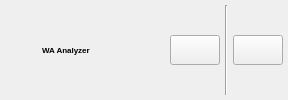
     <widget class="QWidget" name="widgetStatusBar" native="true">
      <layout class="QHBoxLayout" name="horizontalLayout">
       <property name="spacing">
        <number>5</number>
       </property>
       <property name="margin">
        <number>5</number>
       </property>
       <item>
        <widget class="QLabel" name="labelStatusBarLogo">
         <property name="minimumSize">
          <size>
           <width>30</width>
           <height>30</height>
          </size>
         </property>
         <property name="maximumSize">
          <size>
           <width>30</width>
           <height>30</height>
          </size>
         </property>
         <property name="text">
          <string notr="true"/>
         </property>
         <property name="pixmap">
          <pixmap resource="images.qrc">:/images/wa</pixmap>
         </property>
         <property name="scaledContents">
          <bool>true</bool>
         </property>
        </widget>
       </item>
       <item>
        <widget class="QLabel" name="label">
         <property name="font">
          <font>
           <pointsize>6</pointsize>
           <weight>75</weight>
           <bold>true</bold>
          </font>
         </property>
         <property name="locale">
          <locale language="English" country="UnitedStates"/>
         </property>
         <property name="text">
          <string notr="true">WA Analyzer</string>
         </property>
         <property name="indent">
          <number>2</number>
         </property>
        </widget>
       </item>
       <item>
        <spacer name="horizontalSpacer">
         <property name="orientation">
          <enum>Qt::Horizontal</enum>
         </property>
         <property name="sizeHint" stdset="0">
          <size>
           <width>40</width>
           <height>20</height>
          </size>
         </property>
        </spacer>
       </item>
       <item>
        <widget class="QLabel" name="labelStatusBarLoadingStatus">
         <property name="minimumSize">
          <size>
           <width>30</width>
           <height>30</height>
          </size>
         </property>
         <property name="maximumSize">
          <size>
           <width>30</width>
           <height>30</height>
          </size>
         </property>
         <property name="text">
          <string notr="true"/>
         </property>
         <property name="pixmap">
          <pixmap resource="images.qrc">:/images/loading</pixmap>
         </property>
         <property name="scaledContents">
          <bool>true</bool>
         </property>
        </widget>
       </item>
       <item>
        <widget class="QPushButton" name="pushButtonStatusBarCaptureScreen">
         <property name="minimumSize">
          <size>
           <width>50</width>
           <height>30</height>
          </size>
         </property>
         <property name="maximumSize">
          <size>
           <width>50</width>
           <height>30</height>
          </size>
         </property>
         <property name="styleSheet">
          <string notr="true">border-image: url(:/images/button_bg);</string>
         </property>
         <property name="text">
          <string/>
         </property>
         <property name="icon">
          <iconset resource="images.qrc">
           <normaloff>:/images/photo_off</normaloff>
           <normalon>:/images/photo_on</normalon>:/images/photo_off</iconset>
         </property>
         <property name="iconSize">
          <size>
           <width>30</width>
           <height>30</height>
          </size>
         </property>
         <property name="checkable">
          <bool>true</bool>
         </property>
        </widget>
       </item>
       <item>
        <widget class="Line" name="lineStatusBar">
         <property name="orientation">
          <enum>Qt::Vertical</enum>
         </property>
        </widget>
       </item>
       <item>
        <widget class="QPushButton" name="pushButtonStatusBarExit">
         <property name="minimumSize">
          <size>
           <width>50</width>
           <height>30</height>
          </size>
         </property>
         <property name="maximumSize">
          <size>
           <width>50</width>
           <height>30</height>
          </size>
         </property>
         <property name="sizeIncrement">
          <size>
           <width>0</width>
           <height>0</height>
          </size>
         </property>
         <property name="toolTip">
          <string/>
         </property>
         <property name="styleSheet">
          <string notr="true">border-image: url(:/images/button_bg);</string>
         </property>
         <property name="text">
          <string notr="true"/>
         </property>
         <property name="icon">
          <iconset resource="images.qrc">
           <normaloff>:/images/exit_on</normaloff>:/images/exit_on</iconset>
         </property>
         <property name="iconSize">
          <size>
           <width>30</width>
           <height>30</height>
          </size>
         </property>
         <property name="checkable">
          <bool>false</bool>
         </property>
        </widget>
       </item>
      </layout>
     </widget>
